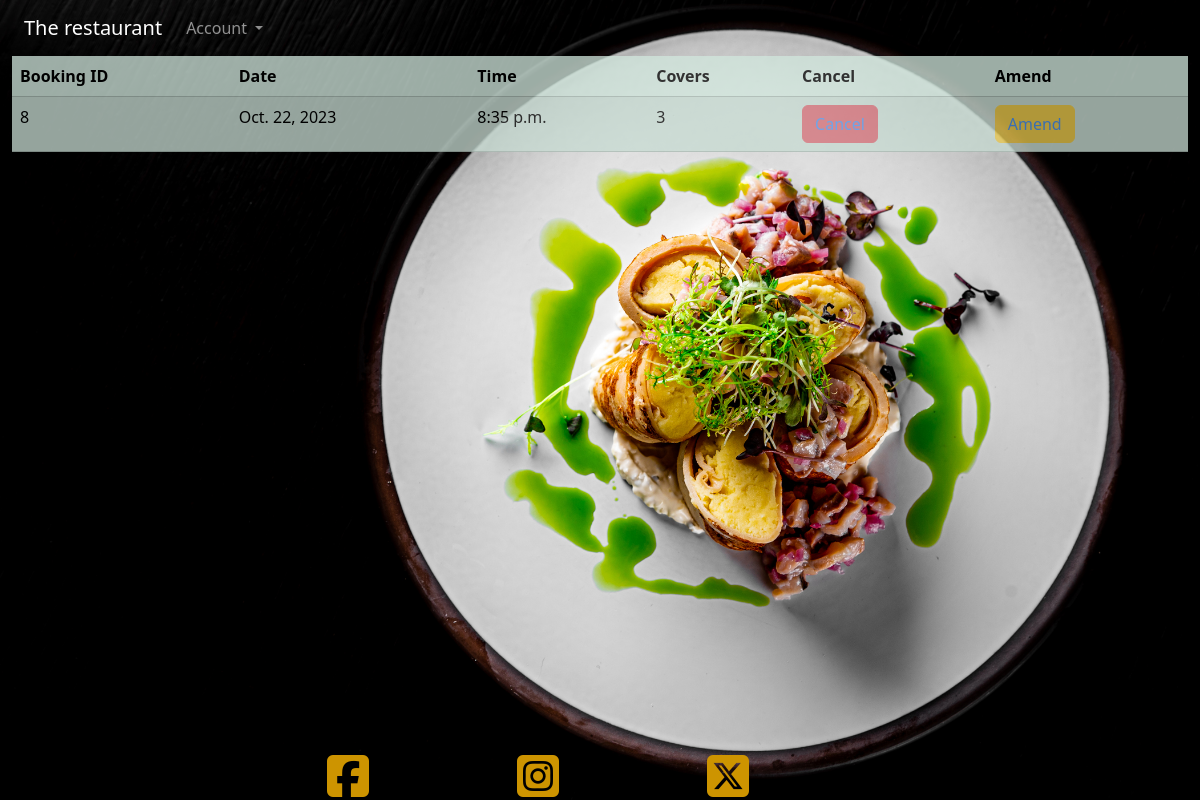
The app's page /viewbookings/ (signed in), older data.
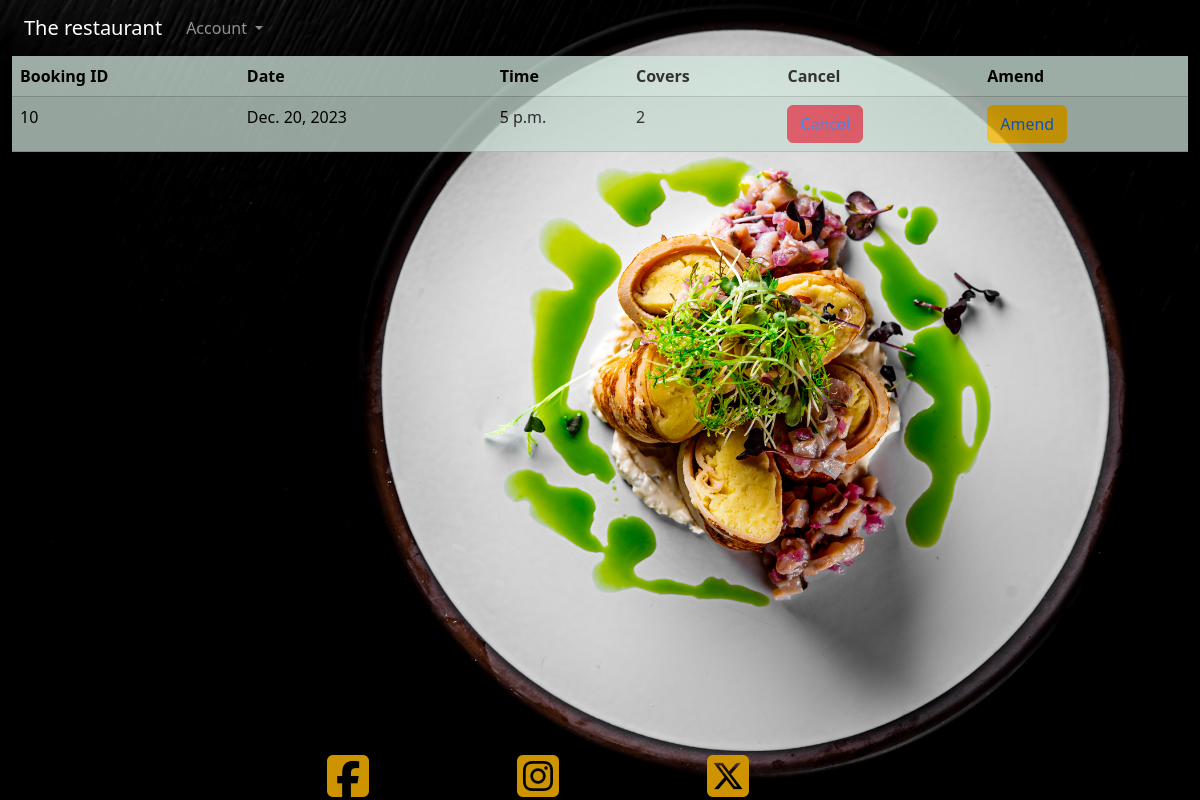
The same page, newer data.
### therestaurant/models.py (models this page shows)
class Reservation(models.Model):
    user = models.ForeignKey(User, on_delete=models.CASCADE, null=True)
    first_name = models.CharField(max_length=50, null=False, blank=False)
    last_name = models.CharField(max_length=50, null=False, blank=False)
    email = models.EmailField(null=False, blank=False)
    contact_number = models.IntegerField(null=False, blank=False)
    date = models.DateField(null=False, blank=False)
    time = models.TimeField(null=False, blank=False)
    covers = models.IntegerField(null=False, blank=False)
    table = models.ForeignKey(Table, on_delete=models.CASCADE, default=get_default_table)

### therestaurant/views.py (the view)
# urls.py: path('viewbookings/', get_bookings, name='get_bookings'),
def get_bookings(request):
    user_bookings = Reservation.objects.filter(user=request.user)
    today = date.today()
    return render(request, 'viewbooking/viewbookings.html', {'user_bookings': user_bookings, 'today': today})

### therestaurant/templates/viewbooking/viewbookings.html
{% extends "home/home.html" %}
{% block content %}
    <table class="table table-success table-striped table-hover opacity-75">
        <thead>
            <tr>
                <th scope="col">Booking ID</th>
                <th scope="col">Date</th>
                <th scope="col">Time</th>
                <th scope="col">Covers</th>
                <th scope="col">Cancel</th>
                <th scope="col">Amend</th>
        </tr>
        </thead>
        <tbody>
            {% for booking in user_bookings %}
            <tr>
                <td>{{ booking.id }}</th>
                <td>{{ booking.date }}</td>
                <td>{{ booking.time }}</td>
                <td>{{ booking.covers }}</td>
                {% if booking.date < today %}
                    <td><button class="btn btn-danger disabled"><a href="{% url 'cancel_booking' booking.id %}" class="text-decoration-none">Cancel</a></button></td>
                    <td><button class="btn btn-warning disabled"><a href="{% url 'amend_booking' booking.id %}" class="text-decoration-none">Amend</a></button></td>
                {% else %}
                    <td><button class="btn btn-danger"><a href="{% url 'cancel_booking' booking.id %}" class="text-decoration-none">Cancel</a></button></td>
                    <td><button class="btn btn-warning"><a href="{% url 'amend_booking' booking.id %}" class="text-decoration-none">Amend</a></button></td>
                {% endif %}
            </tr>
            {% endfor %}
        </tbody>
    </table>
{% endblock %}

### therestaurant/templates/home/home.html (shortened to what this page needs)
<!DOCTYPE html>
<html lang="en">
<head>
    <link href="https://cdn.jsdelivr.net/npm/bootstrap@5.3.1/dist/css/bootstrap.min.css" rel="stylesheet"
>
    {% load static %}
    <link rel="stylesheet" href="{% static 'home/style.css' %}">
</head>
<body>
    <div class="hero container-fluid">
        <nav class="navbar navbar-expand-lg navbar-dark ">
            <div class="container-fluid">
              <a class="navbar-brand" href="{%url 'get_homepage' %}">The restaurant</a>
              <div class="collapse navbar-collapse" id="navbarNavDarkDropdown">
                <ul class="navbar-nav">
                  <li class="nav-item dropdown">
                    <a class="nav-link dropdown-toggle" href="#" id="navbarDarkDropdownMenuLink" role="button" data-bs-toggle="dropdown" aria-expanded="false">
                      Account
                    </a>
                  </li>
                </ul>
              </div>
            </div>
          </nav>
        <div>
            {% block content %}
            {% endblock %}
        </div>
        <div class="container footer fixed-bottom">
            <div class="row justify-content-center">
                <div class="col-2">
                    <a href="/"><i class="fa-brands fa-square-facebook"></i></a>
                </div>
                <div class="col-2">
                    <a href="/"><i class="fa-brands fa-square-instagram"></i></a>
                </div>
                <div class="col-2">
                    <a href="/"><i class="fa-brands fa-square-x-twitter"></i></a>
                </div>
            </div>
        </div>
    </div>
</body>
</html>

### therestaurant/static/home/style.css (style rules this page uses)
.hero { background: url('images/home_hero.jpg') no-repeat center center; background-size: cover; min-height: 100vh; }
@media (min-width: 425px) { .hero { min-height: 100vh; align-items: center; } }
i { font-size: 3em; text-decoration: none; color: #cd9400; }

Row changes from the older to the newer data that the page shows:
removed Reservation: id "8", date "Oct. 22, 2023", time "8:35 p.m.", covers "3", shows "Amend"
added Reservation: id "10", date "Dec. 20, 2023", time "5 p.m.", covers "2", shows "Amend"
